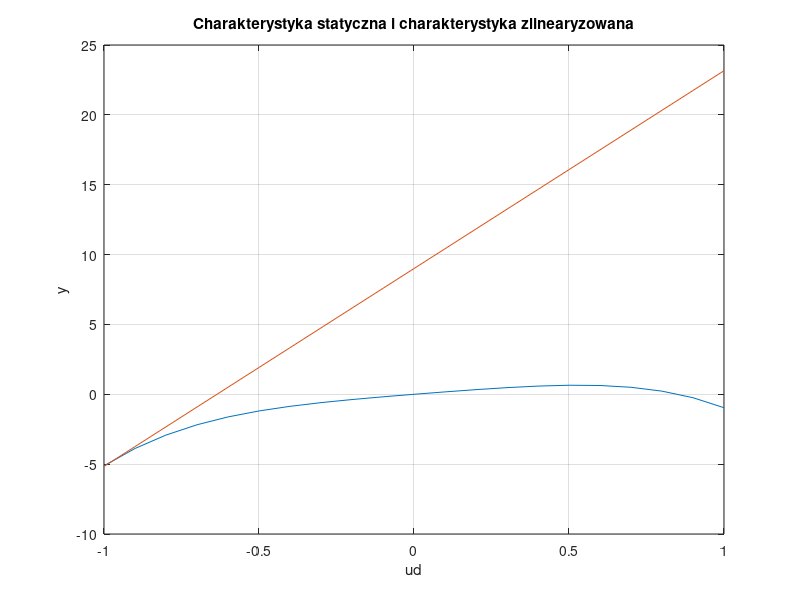

The MATLAB script that drew this image:
u = [-1:0.1:1];
ud = -1;
y = 1.76*u - 0.44*u.^2 + 0.32*u.^3 - 2.6*u.^4;
yzl = (1.76 - 0.88*ud + 0.96*ud^2 - 10.56*ud^3)*u + 0.44*ud^2 - 0.64*ud^3 +7.92*ud^4;
plot(u,y);
hold on;
grid on;
plot(u,yzl);
title('Charakterystyka statyczna i charakterystyka zlinearyzowana');
xlabel('ud');
ylabel('y'); 
%print("z5_-1.png","-dpng","-r400")

